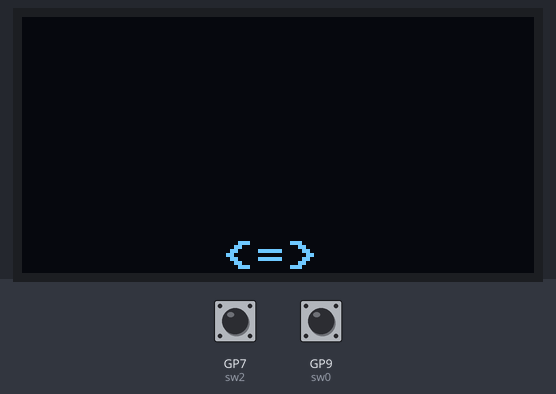
The program below on a simulated Raspberry Pi Pico running MicroPython. Shown: 128×64 one-colour display. The test bench sets the inputs (shaded band); at power-on: GP7 (sw2) HIGH, GP9 (sw0) HIGH. Library files of the repository ran but are not shown: ssd1306.py.

Above: at 1.2 s.
1.3 s: GP7 (sw2) pulled LOW for 1 s
At 3.4 s:
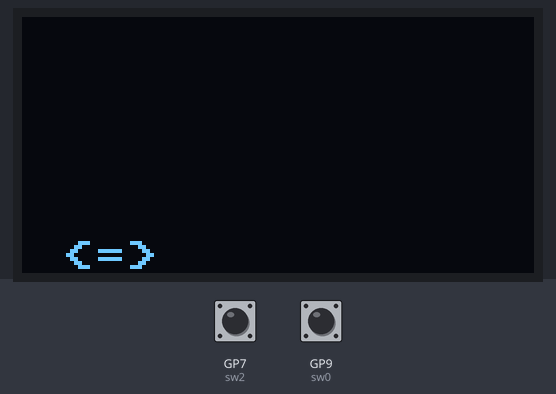
3.8 s: GP9 (sw0) pulled LOW for 3.2 s
At 7.3 s:
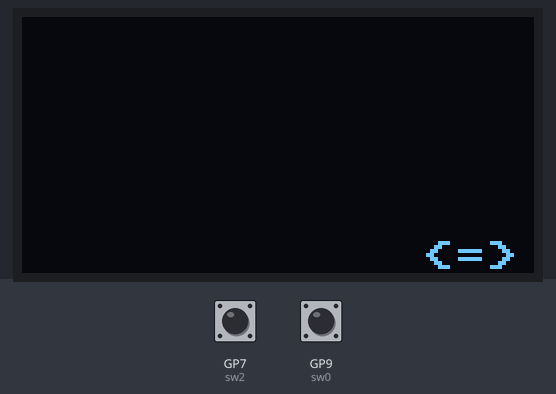
8.5 s: GP7 (sw2) pulled LOW for 3.2 s
At 11.3 s:
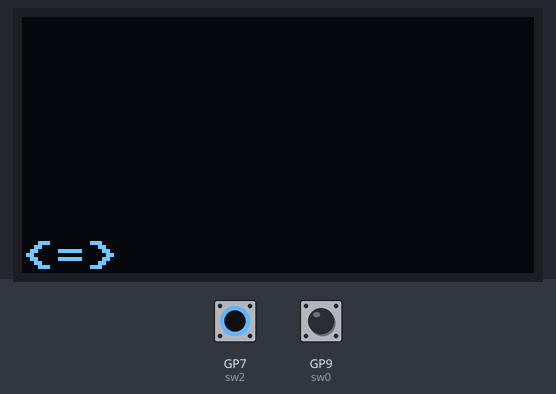
Timing chart, 0 to 12.8 s (numbered marks = the images above; inputs shaded):
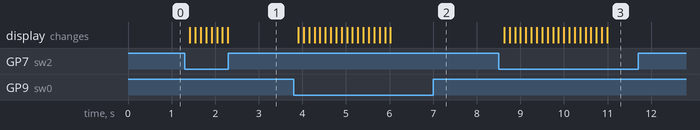

Measured:
- after the input at 1.3 s, the display: first changes after 0.12 s (image 1 shows a later state)
- after the input at 3.8 s, the display: first changes after 0.11 s (image 2 shows a later state)
- after the input at 8.5 s, the display: first changes after 0.13 s (image 3 shows a later state)

The program:

ufoshooter.py
```python
from machine import Pin, I2C
from ssd1306 import SSD1306_I2C
import utime
from time import sleep
OLED_SDA = 14
OLED_SCL = 15

SW0_PIN = 9
SW2_PIN = 7

i2c = I2C(1, scl=Pin(OLED_SCL), sda=Pin(OLED_SDA), freq=400000)
OLED_WIDTH = 128
OLED_HEIGHT = 64
oled = SSD1306_I2C(OLED_WIDTH, OLED_HEIGHT, i2c)
oled.fill(0)

UFO = "<=>"
ufo_position = 50
ufoY = 56
sw0 = Pin(SW0_PIN, Pin.IN, Pin.PULL_UP)
sw2 = Pin(SW2_PIN, Pin.IN, Pin.PULL_UP)
line_height = 8

def display_ufo(position):
    oled.fill_rect(0, OLED_HEIGHT - line_height, OLED_WIDTH, 56, 0)
    oled.text(UFO, position, ufoY)
    oled.show()

def is_button_pressed_SW0():
    return not sw0.value()

def is_button_pressed_SW2():
    return not sw2.value()

while True:
    if is_button_pressed_SW2() and ufo_position > 0:
        ufo_position -= 5
    elif is_button_pressed_SW0() and ufo_position < 100:
        ufo_position += 5

    display_ufo(ufo_position)
    sleep(0.1)
```
